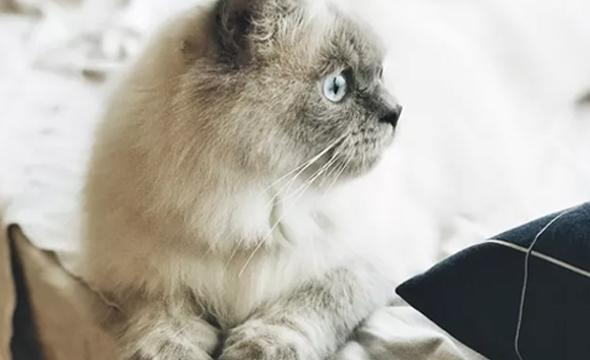

This chart was generated by the following Python code:
import ddddocr
import cv2
import numpy as np
from PIL import Image
from io import BytesIO
import random
import time
import os


def change(img1: Image, img2: Image, img3: Image):
    assert img1.size == img2.size == img3.size

    for i in range(img1.size[0]):
        for j in range(img1.size[1]):
            rgb1 = img1.getpixel((i, j))
            rgb2 = img2.getpixel((i, j))
            rgb3 = img3.getpixel((i, j))

            if rgb1 == rgb2 or rgb1 == rgb3:
                continue
            elif rgb2 == rgb3:
                img1.putpixel((i, j), rgb2)
    return img1


path = './images/'
files = os.listdir(path)
images = []
ocr_byte = BytesIO()
for file in files:
    if file.endswith('.jpg') and not file.endswith('result.jpg'):
        file_path = os.path.join(path, file)
        if os.path.isfile(file_path):
            with open(file_path, 'rb') as f:
                images.append(Image.open(BytesIO(f.read())))

image_base = None
image_check = None
for image in images:
    if not image_base:
        image_base = image
        continue
    if not image_check:
        image_check = image
        continue
    image_base = change(image_base, image_check, image)
    image_check = image
image_base.save('background.jpg')
